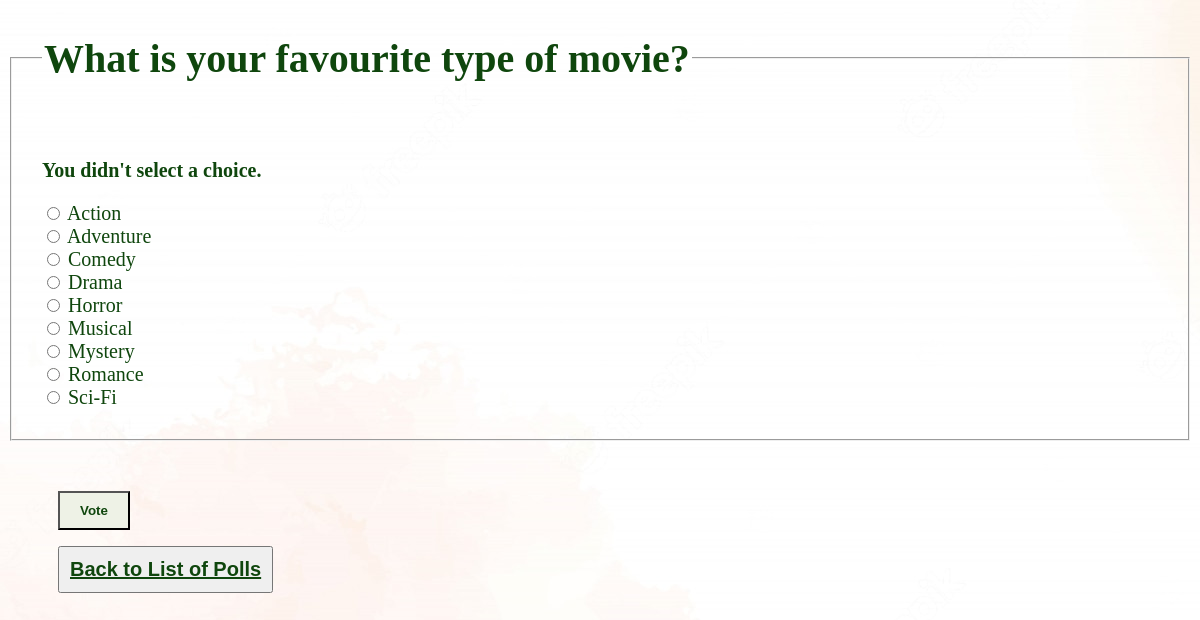
Screenshot of /polls/7/vote/ (signed in) with the database file from the repository.
### polls/models.py (models this page shows, shortened)
class Question(models.Model):
    question_text = models.CharField(max_length=200)
    pub_date = models.DateTimeField('date published')
    end_date = models.DateTimeField('date ended', default=None, null=True)

class Choice(models.Model):
    question = models.ForeignKey(Question, on_delete=models.CASCADE)
    choice_text = models.CharField(max_length=200)

### polls/views.py (the view, shortened to what this page needs)
# urls.py: path('<int:question_id>/vote/', views.vote, name='vote'),
@login_required
def vote(request, question_id):
    user = request.user
    if not user.is_authenticated:
        return redirect('login')
    question = get_object_or_404(Question, pk=question_id)
    try:
        selected_choice = question.choice_set.get(pk=request.POST['choice'])
    except (KeyError, Choice.DoesNotExist):
        return render(request, 'polls/detail.html', {
            'question': question,
            'error_message': "You didn't select a choice.",
        })

### polls/templates/polls/detail.html (shortened to what this page needs)
{% load static %}
<link rel="stylesheet" href="{% static 'polls/style.css' %}">
<form action="{% url 'polls:vote' question.id %}" method="post">
    <fieldset id="question">
        <legend><h1>{{ question.question_text }}</h1></legend>
        {% if error_message %}<p><strong>{{ error_message }}</strong></p>{% endif %}
        {% for choice in question.choice_set.all %}
            {% if choice.choice_text == voted %}
                <input type="radio" name="choice" class="choice{{ forloop.counter }}" value="{{ choice.id }}" checked>
                <label for="choice{{ forloop.counter }}">{{ choice.choice_text }} (previous vote)</label><br>
            {% else %}
                <input type="radio" name="choice" class="choice{{ forloop.counter }}" value="{{ choice.id }}">
                <label for="choice{{ forloop.counter }}">{{ choice.choice_text }}</label><br>
            {% endif %}
        {% endfor %}
    </fieldset>
    <input type="submit" value="Vote" id="button">
    </form>
    <button id="back-button"><a id="button-text" href="{% url 'polls:index' %}">Back to List of Polls</a></button>

### polls/static/polls/style.css (style rules this page uses)
#question { color: #0f460d; padding: 30px; font-size: 20px; }
#button { background-color: #EEF2E6; color: #0f460d; font-weight: bold; margin-top: 50px; margin-left: 50px; padding-top: 10px; padding-bottom: 10px; padding-right: 20px; padding-left: 20px; }
#button-text { color: #0f460d; font-weight: bold; font-size: 20px; }
#back-button { padding: 10px; margin-left: 50px; }

### rows the page displays
Question: question_text "What is your favourite type of movie?"
Choice: choice_text "Action"
Choice: choice_text "Adventure"
Choice: choice_text "Comedy"
Choice: choice_text "Drama"
Choice: choice_text "Horror"
Choice: choice_text "Musical"
Choice: choice_text "Mystery"
Choice: choice_text "Romance"
Choice: choice_text "Sci-Fi"

### other values shown
{{ error_message }} "You didn't select a choice."
